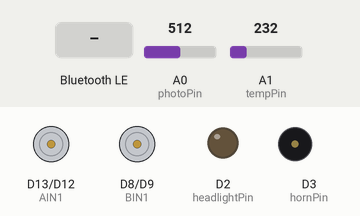
This sketch was run on a simulated Arduino Nano 33 IoT. On the bench: motor-driver pin pairs drawn as motors (green arrow = first pin HIGH = forward, orange = second pin HIGH = backward, longer = more drive, scaled by the enable pin), output pins drawn as LEDs (lit = HIGH), buzzer (waves = sounding). The test bench sets the inputs (shaded band); at power-on: A0 (photoPin) = 512, A1 (tempPin) = 232. Nothing arrives over Bluetooth unless stated; a phone connects over Bluetooth LE 3 s after start; what the sketch prints to the serial monitor is not drawn.

Above: at 1.2 s.
1.3 s: Bluetooth LE write "1" received
At 4.0 s:
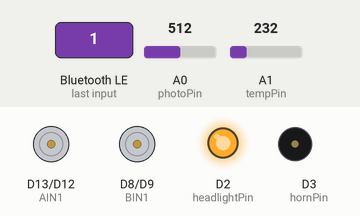
4.3 s: Bluetooth LE write "1" received
At 4.45 s:
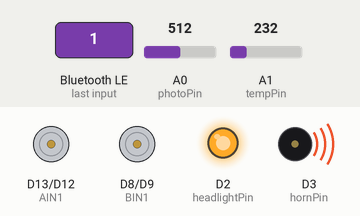
6.1 s: Bluetooth LE write "1" received
At 6.6 s:
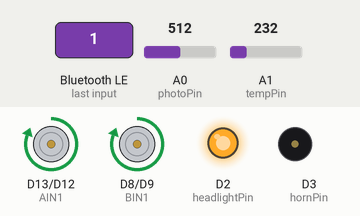
7.6 s: Bluetooth LE write "0" received
At 8.8 s:
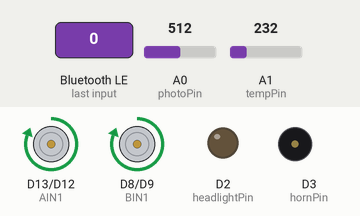
9.1 s: Bluetooth LE write "0" received
At 9.25 s:
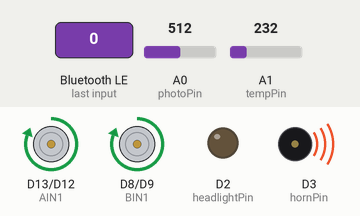
10.9 s: Bluetooth LE write "2" received
At 11.4 s:
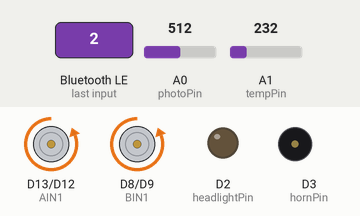
Timing chart, 0 to 13.4 s (numbered marks = the images above; inputs shaded):
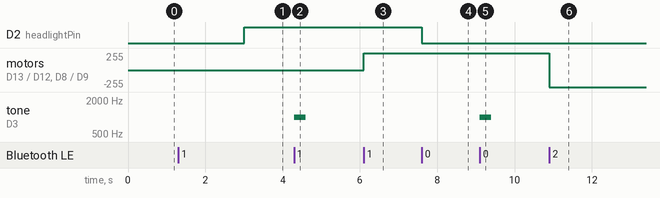

The sketch:

arduino-car.ino
```cpp
#include <ArduinoBLE.h>
#include "config.h"

enum motorType
{
    left,
    right
};

void spinMotor(motorType motor, int speed)
{
    if (speed > 0)
    {
        if (motor == left)
        {
            digitalWrite(AIN1, HIGH);
            digitalWrite(AIN2, LOW);
            analogWrite(PWMA, speed);
        }
        else
        {
            digitalWrite(BIN1, HIGH);
            digitalWrite(BIN2, LOW);
            analogWrite(PWMB, speed);
        }
    }
    else if (speed < 0)
    {
        if (motor == left)
        {
            digitalWrite(AIN1, LOW);
            digitalWrite(AIN2, HIGH);
            analogWrite(PWMA, -speed);
        }
        else
        {
            digitalWrite(BIN1, LOW);
            digitalWrite(BIN2, HIGH);
            analogWrite(PWMB, -speed);
        }
    }
    else
    {
        if (motor == left)
        {
            digitalWrite(AIN1, LOW);
            digitalWrite(AIN2, LOW);
            analogWrite(PWMA, 0);
        }
        else
        {
            digitalWrite(BIN1, LOW);
            digitalWrite(BIN2, LOW);
            analogWrite(PWMB, 0);
        }
    }
}

void forward(int speed)
{
    spinMotor(left, speed);
    spinMotor(right, speed);
}

void reverse(int speed)
{
    spinMotor(left, -speed);
    spinMotor(right, -speed);
}

void turnLeft(int speed)
{
    spinMotor(left, speed);
    spinMotor(right, -speed);
}

void turnRight(int speed)
{
    spinMotor(left, -speed);
    spinMotor(right, speed);
}

void stop()
{
    spinMotor(left, 0);
    spinMotor(right, 0);
}

void honk()
{
    tone(hornPin, 1000, 300);
}

BLEService carService("19B10010-E8F2-537E-4F6C-D104768A1214");
BLEByteCharacteristic headlightCharacteristic("19B10011-E8F2-537E-4F6C-D104768A1214", BLERead | BLEWrite);
BLEByteCharacteristic photoCharacteristic("19B10012-E8F2-537E-4F6C-D104768A1214", BLERead | BLENotify);
BLEByteCharacteristic tempCharacteristic("19B10015-E8F2-537E-4F6C-D104768A1214", BLERead | BLENotify);
BLEByteCharacteristic hornCharacteristic("19B10013-E8F2-537E-4F6C-D104768A1214", BLERead | BLEWrite);
BLEByteCharacteristic motorCharacteristic("19B10014-E8F2-537E-4F6C-D104768A1214", BLERead | BLEWrite);

void setup()
{
    Serial.begin(9600);
    // while (!Serial)
    //     ;

    pinMode(headlightPin, OUTPUT);
    pinMode(hornPin, OUTPUT);

    pinMode(AIN1, OUTPUT);
    pinMode(AIN2, OUTPUT);
    pinMode(PWMA, OUTPUT);

    pinMode(BIN1, OUTPUT);
    pinMode(BIN2, OUTPUT);
    pinMode(PWMB, OUTPUT);

    if (!BLE.begin())
    {
        Serial.println(F("Starting BLE module failed"));

        while (1)
        {
        };
    }

    BLE.setLocalName("RemoteCar");
    BLE.setAdvertisedService(carService);

    carService.addCharacteristic(headlightCharacteristic);
    carService.addCharacteristic(photoCharacteristic);
    carService.addCharacteristic(hornCharacteristic);
    carService.addCharacteristic(motorCharacteristic);
    carService.addCharacteristic(tempCharacteristic);

    BLE.addService(carService);

    headlightCharacteristic.writeValue(0);
    photoCharacteristic.writeValue(0);
    hornCharacteristic.writeValue(0);
    motorCharacteristic.writeValue(0);
    tempCharacteristic.writeValue(0);

    BLE.advertise();

    Serial.println(F("Bluetooth active, waiting for connections..."));
}

void loop()
{
    BLE.poll();

    int photoVal = analogRead(photoPin);

    float voltage = analogRead(tempPin) * 0.004882813;
    float degreesC = (voltage - 0.5) * 100.0;
    float degreesF = degreesC * (9.0 / 5.0) + 32.0;

    bool photoChanged = (photoCharacteristic.value() != photoVal);
    bool tempChanged = (tempCharacteristic.value() != degreesF);

    if (photoChanged)
    {
        Serial.println("Photo changed");
        Serial.println(photoVal);
        photoCharacteristic.writeValue(photoVal);
    }

    if (tempChanged)
    {
        Serial.println("Temp changed");
        Serial.println(degreesF);
        tempCharacteristic.writeValue(degreesF);
    }

    if (headlightCharacteristic.written())
    {
        if (headlightCharacteristic.value())
        {
            Serial.println(F("LED on"));
            digitalWrite(headlightPin, HIGH);
        }
        else
        {
            Serial.println(F("LED off"));
            digitalWrite(headlightPin, LOW);
        }
    }
    if (hornCharacteristic.written())
    {
        honk();
    }

    if (motorCharacteristic.written())
    {
        switch (motorCharacteristic.value())
        {
        case 0:
            stop();
            break;
        case 1:
            forward(255);
            break;
        case 2:
            reverse(255);
            break;
        case 3:
            turnLeft(255);
            break;
        case 4:
            turnRight(255);
            break;
        default:
            stop();
            break;
        }
    }
}
```

config.h
```cpp
#pragma once

#define AIN1 13
#define AIN2 12
#define PWMA 11

#define BIN1 8
#define BIN2 9
#define PWMB 10

#define photoPin A0
#define headlightPin 2
#define hornPin 3
#define tempPin A1
```

Measured:
- after the input at 1.3 s, D2 (headlightPin): LOW → HIGH after 1.7 s
- after the input at 4.3 s, tone on D3 (hornPin): silent → 1000 Hz at once, → silent 0.30 s later
- after the input at 6.1 s, motor on D13 (AIN1) / D12 (AIN2), motor on D8 (BIN1) / D9 (BIN2): stopped → forward 255/255 at once
- after the input at 7.6 s, D2 (headlightPin): HIGH → LOW at once
- after the input at 9.1 s, tone on D3 (hornPin): silent → 1000 Hz at once, → silent 0.30 s later
- after the input at 10.9 s, motor on D13 (AIN1) / D12 (AIN2), motor on D8 (BIN1) / D9 (BIN2): forward 255/255 → backward 255/255 at once
